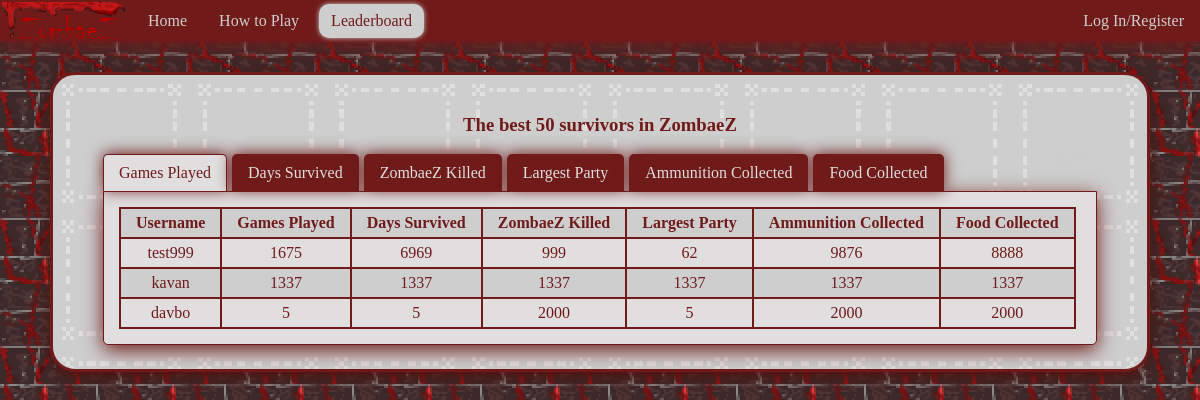
/zombaez/leaderboards/, run on an earlier commit of the app's database.
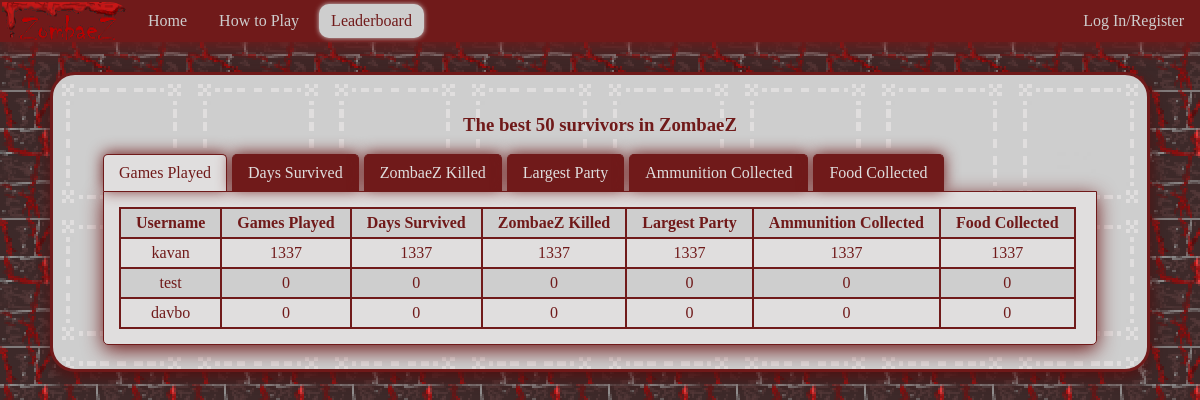
And on a later commit of the database.
### zombaez/models.py (models this page shows, shortened)
class User(models.Model):
    username = models.CharField(max_length=128, unique=True)
    user = models.OneToOneField(DjangoUser, on_delete=models.CASCADE, default=1)
    zombies_killed = models.IntegerField(default=0)
    total_games_played = models.IntegerField(default=0)
    total_ammo_collected = models.IntegerField(default=0)
    largest_party_size = models.IntegerField(default=0)
    total_food_collected = models.IntegerField(default=0)
    total_days_survived = models.IntegerField(default=0)

### zombaez/views.py (the view)
def leaderboards(request):
    context_dict = {"total_games_played":User.objects.order_by("-total_games_played")[:10]}
    context_dict["total_ammo_collected"] = User.objects.order_by("-total_ammo_collected")[:10]
    context_dict["total_food_collected"] = User.objects.order_by("-total_food_collected")[:10]
    context_dict["total_days_survived"] = User.objects.order_by("-total_days_survived")[:10]
    context_dict["largest_party_size"] = User.objects.order_by("-largest_party_size")[:10]
    context_dict["zombies_killed"] = User.objects.order_by("-zombies_killed")[:10]
    return render(request, 'zombaez/leaderboards.html', context_dict)

### templates/zombaez/leaderboards.html (shortened to what this page needs)
{% extends 'zombaez/base.html' %}
{% load staticfiles %}
{% block head_block %}
	<link rel="stylesheet" href="{% static "styles/leaderboards.css"%}" type="text/css" />
{% endblock %}
{% block body_block %}
<h3>The best 50 survivors in ZombaeZ</h3>
<div class="tabs">
    <ul class="tab-links">
        <li class="active"><a href="#tab1">Games Played</a></li>
        <li><a href="#tab2">Days Survived</a></li>
        <li><a href="#tab3">ZombaeZ Killed</a></li>
        <li><a href="#tab4">Largest Party</a></li>
		<li><a href="#tab5">Ammunition Collected</a></li>
		<li><a href="#tab6">Food Collected</a></li>
    </ul>
    <div class="tab-content">
        <div id="tab1" class="tab active">
            <table>
			<tr>
				<th>Username</th>
				<th>Games Played</th>
				<th>Days Survived</th>
				<th>ZombaeZ Killed</th>
				<th>Largest Party</th>
				<th>Ammunition Collected</th>
				<th>Food Collected</th>
			</tr>
			{% for player in total_games_played %}
			<tr>
				<td>{{player.username}}</td>
				<td>{{player.total_games_played}}</td>
				<td>{{player.total_days_survived}}</td>
				<td>{{player.zombies_killed}}</td>
				<td>{{player.largest_party_size}}</td>
				<td>{{player.total_ammo_collected}}</td>
				<td>{{player.total_food_collected}}</td>
			</tr>
			{% endfor %}
			</table>
        </div>
    </div>
</div>
{% endblock %}

### templates/zombaez/base.html (shortened to what this page needs)
{% load staticfiles %}
<!DOCTYPE html>
<html>
	<head>
		<link rel="stylesheet" href="{% static "styles/base.css"%}" type="text/css" />
		{% block head_block %}{% endblock %}
	</head>
	<body>
			<ul id="nav_bar">
				<li id="logoItem" ><img class="logo" src="{% static "images/zombaez.png" %}" alt="ZombaeZ logo"/>
				<li><a id="nav1" href="{% url 'home' %}">Home</a></li>
				<li><a id="nav2" href="{% url 'how_to_play' %}">How to Play</a></li>
				<li><a id="nav3" href="{% url 'leaderboards' %}">Leaderboard</a></li>
				{% if user.is_authenticated %}
				<li><a id="nav4" href="{% url 'play' %}">Play ZombaeZ</a></li>
				<li class="right drop_down"><a>{{user.username}}</a>
					<div id="drop_down_content">
						<a href="{% url 'user_profile' %}">User Profile</a>
						<a href="{% url 'auth_logout' %}?next=/zombaez/">Logout</a>
					</div>
				</li>
				{% else %}
				<li class="right"><a href="{% url 'auth_login' %}?next={{ request.get_full_path|urlencode }}">Log In/Register</a><li>
				{% endif %}
			</ul>
		<div id="content">
            {% block body_block %}{% endblock %}
        </div>
	</body>
</html>

### static/styles/base.css (style rules this page uses)
body { margin:0; padding:0; background-image: url("../images/background.png"); min-width:1052px; }
#nav_bar { list-style-type: none; height: 42px; margin:0; padding:0; background-color: #701A1A; box-shadow: 0px 5px 20px #701A1A; }
#logoItem { margin:0; padding:0; border-top-right-radius:20px; overflow:hidden; }
.logo { width:128px; height:42px; }
#nav_bar li { margin:2px; height: 38px; float: left; color: #878484; }
#nav_bar li a { margin:2px; display: block; padding: 8px 12px; color:#CECECE; }
#nav_bar li a:link { text-decoration: none; }
#nav_bar a.active { background-color: #CECECE; color: #701A1A; border-radius:10px; box-shadow: 0px 0px 5px #CECECE; }
#nav_bar li.right { float: right; }
#content { background-image: url("../images/content_background.png"); image-rendering: pixelated; background-size: 12.5%; position:relative; top: 10px; margin:20px 50px; padding:20px 50px; border-style:solid; border-radius: 25px; border-color: #701A1A; box-shadow: 0px 5px 15px #521111; color: #701A1A; text-align:center; }

### static/styles/leaderboards.css (style rules this page uses)
table, tr, td, th { text-align:center; padding:5px 15px; border-style:solid; border-width:2px; border-color: #701A1A; border-collapse: collapse; }
tr:nth-child(even) { background-color: #E0DEDE; }
tr:nth-child(odd) { background-color: #CECECE; }
.tabs { width:100%; display:inline-block; }
.tab-links:after { display:block; clear:both; content:''; }
.tab-links li { margin:0px 5px 0px 0px; float:left; list-style:none; }
.tab-links { margin:0; padding:0; }
.tab-links a { padding:9px 15px; display:inline-block; border-style:solid; border-top-width:1px; border-bottom-width:0px; border-right-width:1px; border-left-width:1px; border-top-right-radius:5px; border-top-left-radius:5px; border-color:#701A1A; background:#701A1A; color:#E0DEDE; text-decoration:none; box-shadow: 0px -1px 15px #701A1A; transition:all linear 0.15s; }
li.active a, li.active a:hover { background:#E0DEDE; color:#701A1A; }
.tab-content { padding:15px; background:#E0DEDE; border-style:solid; border-width:1px; border-bottom-left-radius:5px; border-bottom-right-radius:5px; border-color:#701A1A; box-shadow: 0px 5px 20px #701A1A }
.tab { display:none; }
.tab.active { display:block; }

What changed in the data, as far as the page shows it:
removed User: username "test999", total_games_played "1675", total_days_survived "6969", zombies_killed "999", largest_party_size "62", total_ammo_collected "9876", total_food_collected "8888"
added User: username "test", total_games_played "0", total_days_survived "0", zombies_killed "0", largest_party_size "0", total_ammo_collected "0", total_food_collected "0"
changed User "davbo": total_games_played "5" → "0"; total_days_survived "5" → "0"; zombies_killed "2000" → "0"; largest_party_size "5" → "0"; total_ammo_collected "2000" → "0"; total_food_collected "2000" → "0"
